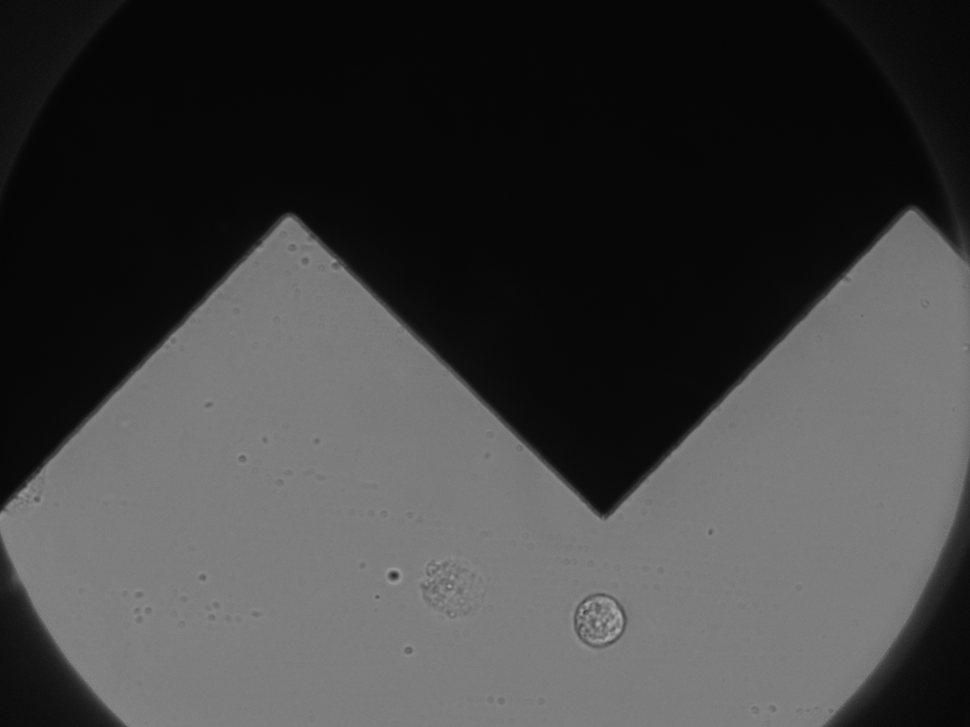
#> input picture tests/DEP-OT test sample 1 - origin.tif, 970 x 727 px, shrunk from 1388 x 1040 before the run
$ python cell_detection_funcs.py
#> lines starting #> are read from the running program, lines starting #| are printed output that depends on the picture; after the words box and inside, x2 and y2 are one past the last pixel; in counts of white or black regions, pixels touching at a corner belong together; long printed decimals are rounded
import cv2
import numpy as np

# First, we need to detect the cell of intrest which will remain the same thorugh all the rest of the OpenDEP ot-force
# We will need to detect the cells and select the one that is of interest
# After selection a ROI will be selected and the cell will be tracked thorugh the rest of the OpenDEP ot-force
# At each tracking step we will need to get the cell coordinates and the cell size, distance from the EF origin (tip of electrode),
# from the previous image and from the initial image, where we selected the cell in its stable position


# This is the initial detection of the cell of interest
# [36 lines left out: function detect_cell_of_intrst, not called in this run]


def detect_cells(image, min_radius_pixels, max_radius_pixels):
    # Check if the image is already in grayscale
    if len(image.shape) == 3 and image.shape[2] == 3:
        image = cv2.cvtColor(image, cv2.COLOR_BGR2GRAY)
    else:
        image = image

    if image is None:
        raise FileNotFoundError(f"Image not found at path: {image_path}")

    # Apply a Gaussian blur to the image to reduce noise
    blurred = cv2.GaussianBlur(image, (5, 5), 0)

    # Use HoughCircles to detect circles in the image
    circles = cv2.HoughCircles(blurred, cv2.HOUGH_GRADIENT, dp=1.2, minDist=20,
                               param1=50, param2=30, minRadius=min_radius_pixels, maxRadius=max_radius_pixels)

    # Initialize an empty list to store cell coordinates
    cell_coords = []
    cell_radi = []

    # If circles are detected
    if circles is not None:
        circles = np.round(circles[0, :]).astype("int")
        for (x, y, r) in circles:
            cell_coords.append((x, y))
            # Draw the circle in the output image
            cv2.circle(image, (x, y), r, (0, 255, 0), 2)
            # Draw a small circle (centroid) in the center of the detected circle
            cv2.circle(image, (x, y), 3, (0, 0, 255), -1)
            cell_radi.append(r)

    return cell_coords, cell_radi, image, len(cell_coords)

# [10 lines left out: function calculate_start_end_points, not called in this run]

def mark_cell_movement_axis(image, origin_coords, axis_length_microns=100, orientation='vertical'):
    if image is None:
        raise FileNotFoundError(f"Image not found at path: {image_path}")

    cv2.circle(image, (origin_coords[0], origin_coords[1]), 5, (75, 75, 75), -1)
    if orientation == 'vertical-up':
        cv2.line(image, (origin_coords[0], origin_coords[1]), (origin_coords[0], origin_coords[1] + axis_length_microns), (75, 75, 75), 2)

    elif orientation == 'horizontal-left':
        cv2.line(image, (origin_coords[0], origin_coords[1]), (origin_coords[0] + axis_length_microns, origin_coords[1]), (75, 75, 75), 2)

    elif orientation == 'vertical-down':
        cv2.line(image, (origin_coords[0], origin_coords[1]), (origin_coords[0], origin_coords[1] - axis_length_microns), (75, 75, 75), 2)

    elif orientation == 'horizontal-right':
        cv2.line(image, (origin_coords[0], origin_coords[1]), (origin_coords[0] - axis_length_microns, origin_coords[1]), (75, 75, 75), 2)

    # Add text to the image with the origin coordinates
    return image


# mark_cell_boundary
def mark_cell_boundary(image, cell_coords, cell_radi, orientation='vertical'):
    if image is None:
        raise FileNotFoundError(f"Image not found at path: {image_path}")
    if orientation == 'vertical-up' or orientation == 'vertical-down':
        for cell in cell_coords:
            # add vertical end and start line
            #cv2.line(image, (cell[0]+cell_radi[cell_coords.index(cell)]*2, cell[1] - cell_radi[cell_coords.index(cell)]), (cell[0] + cell_radi[cell_coords.index(cell)]*2, cell[1] + cell_radi[cell_coords.index(cell)]), (0, 255, 0), 2)
            # add horizontal end and start lines
            cv2.line(image, (cell[0] - cell_radi[cell_coords.index(cell)], cell[1] - cell_radi[cell_coords.index(cell)]), (cell[0] + cell_radi[cell_coords.index(cell)], cell[1] - cell_radi[cell_coords.index(cell)]), (0, 255, 0), 2)
            cv2.line(image, (cell[0] - cell_radi[cell_coords.index(cell)], cell[1] + cell_radi[cell_coords.index(cell)]), (cell[0] + cell_radi[cell_coords.index(cell)], cell[1] + cell_radi[cell_coords.index(cell)]), (0, 255, 0), 2)


    elif orientation == 'horizontal-left' or orientation == 'horizontal-right':
        for cell in cell_coords:
            cv2.line(image, (cell[0] - cell_radi[cell_coords.index(cell)], cell[1]), (cell[0] + cell_radi[cell_coords.index(cell)], cell[1]), (0, 255, 0), 2)

    return image

# [4 lines left out: function add_cells_details, not called in this run]

# Convert the radius from microns to pixels
# 100 microns = 520 pixels on 63x magnification Zeiss OT microscope
# 1 micron = 5.2 pixels
# 1 pixel = 0.1923 microns

microns_per_pixel = 0.1923

# Parameters
min_radius_microns = 5
max_radius_microns = 20

axis_length_microns = 40
origin_coords_microns = (166, 143)

orientation = 'vertical-up'

# Convert the radius from microns to pixels
min_radius_pixels = int(min_radius_microns / microns_per_pixel)
max_radius_pixels = int(max_radius_microns / microns_per_pixel)

axis_length_pixels = int(axis_length_microns / microns_per_pixel)
origin_coords_pixels = (int(origin_coords_microns[0] / microns_per_pixel),
                        int(origin_coords_microns[1] / microns_per_pixel))

# Example usage
image_path = 'DEP-OT test sample 1 - origin.tif'
image = cv2.imread(image_path, cv2.IMREAD_GRAYSCALE)
#> image is the input picture: shape (727, 970); min 4, max 175, mean 63.9
cell_coords, cell_radi, labeled_image, num_cells = detect_cells(image=image,
                                                     min_radius_pixels=min_radius_pixels,
                                                     max_radius_pixels=max_radius_pixels)
#> in detect_cells, `circles = cv2.HoughCircles(blurred, cv2.HOUGH_GRADIENT, dp=1.2, minDis..`: circles = [[599.4, 619.8, 26.96]]
#> in detect_cells, `circles = np.round(circles[0, :]).astype("int")`: circles = [[599, 620, 27]]
#> the loop in detect_cells, `for (x, y, r) in circles:` made 1 pass
#> after the loop in detect_cells, `for (x, y, r) in circles:`:
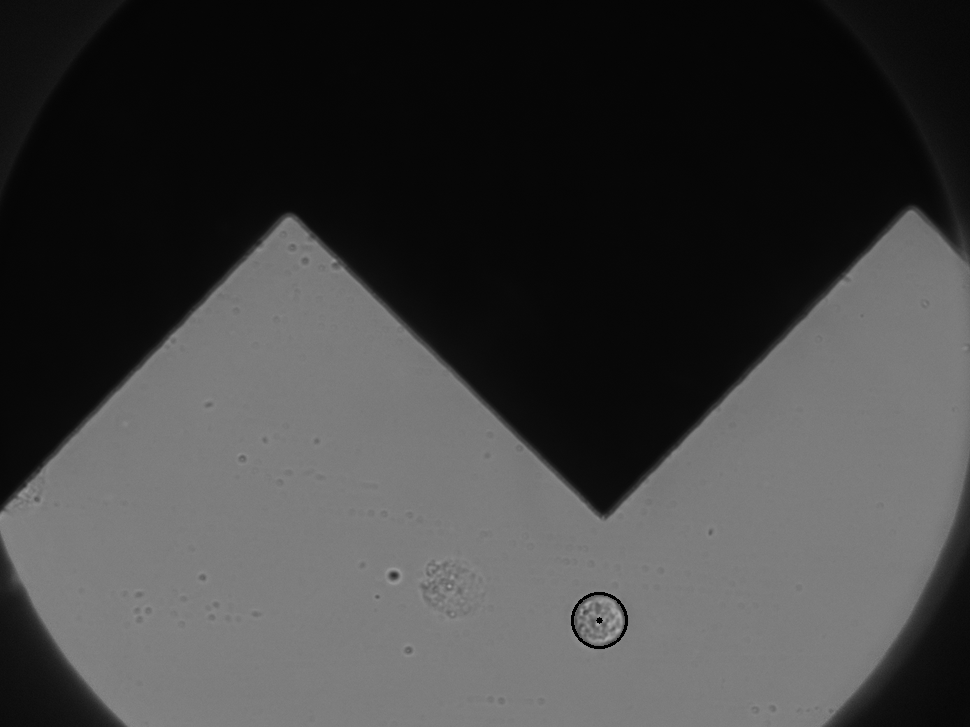
#> image: shape (727, 970); 0.08% of pixels changed, all inside (x1, y1, x2, y2) = (571, 592, 628, 649)
#> after the loop in detect_cells, `for (x, y, r) in circles:`: cell_coords = [(599, 620)]; cell_radi = [27]
#> cell_coords = [(599, 620)]; cell_radi = [27]; num_cells = 1


image_with_axis = mark_cell_movement_axis(image=labeled_image,
                                          origin_coords=origin_coords_pixels,
                                          axis_length_microns=axis_length_pixels,
                                          orientation=orientation)

image_with_details = mark_cell_boundary(image=image_with_axis,
                                        cell_coords=cell_coords,
                                        cell_radi=cell_radi,
                                        orientation=orientation)
#> the loop in mark_cell_boundary, `for cell in cell_coords:` made 1 pass

# Calculate the distance between the origin and the detected cells
for cell in cell_coords:
    distance = np.sqrt((cell[0] - origin_coords_pixels[0])**2 + (cell[1] - origin_coords_pixels[1])**2)
    print(f"Distance from origin to cell: {distance*microns_per_pixel} um")
#> this loop made 1 pass
#> (cell, distance) on pass 1: ((599, 620), 291.2)
#| Distance from origin to cell: 56.007 um

# Print position of cell and size in microns
for cell in cell_coords:
    print(f"Cell at: {cell[0]*microns_per_pixel} um, {cell[1]*microns_per_pixel} um")
    print(f"Cell size: {cell_radi[cell_coords.index(cell)]*microns_per_pixel} um")
#> this loop made 1 pass
#| Cell at: 115.188 um, 119.226 um
#| Cell size: 5.1921 um


# Display the labeled image
cv2.imshow('Labeled Image', image_with_details)
cv2.waitKey(0)
cv2.destroyAllWindows()

# Save the output image if needed
#cv2.imwrite('electrode_tip_detected.png', image_with_axis)
